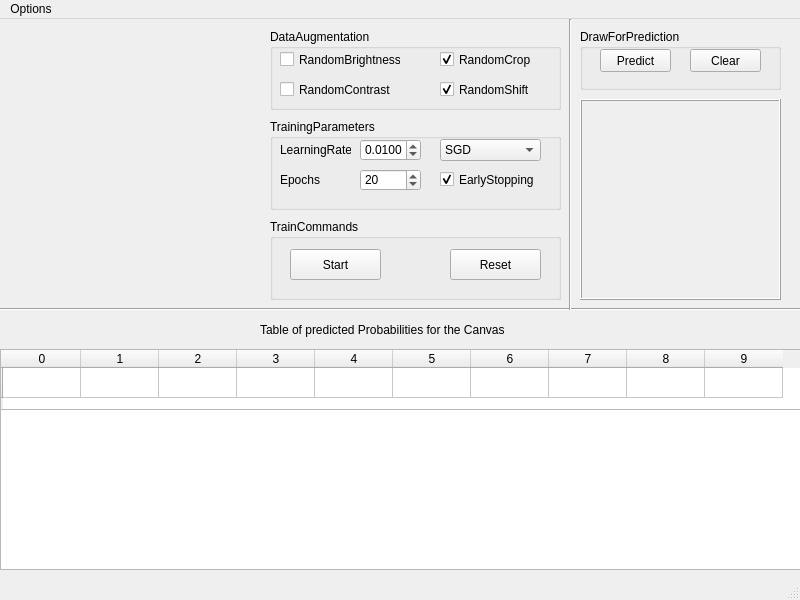
<?xml version="1.0" encoding="UTF-8"?>
<ui version="4.0">
 <class>MainWindow</class>
 <widget class="QMainWindow" name="MainWindow">
  <property name="geometry">
   <rect>
    <x>0</x>
    <y>0</y>
    <width>800</width>
    <height>600</height>
   </rect>
  </property>
  <property name="minimumSize">
   <size>
    <width>800</width>
    <height>600</height>
   </size>
  </property>
  <property name="windowTitle">
   <string>MainWindow</string>
  </property>
  <widget class="QWidget" name="centralwidget">
   <widget class="QTableWidget" name="tableWidget_PredPosibiity">
    <property name="geometry">
     <rect>
      <x>0</x>
      <y>330</y>
      <width>801</width>
      <height>61</height>
     </rect>
    </property>
    <property name="autoFillBackground">
     <bool>false</bool>
    </property>
    <property name="midLineWidth">
     <number>1</number>
    </property>
    <property name="editTriggers">
     <set>QAbstractItemView::NoEditTriggers</set>
    </property>
    <property name="alternatingRowColors">
     <bool>false</bool>
    </property>
    <property name="showGrid">
     <bool>true</bool>
    </property>
    <property name="gridStyle">
     <enum>Qt::SolidLine</enum>
    </property>
    <property name="rowCount">
     <number>1</number>
    </property>
    <attribute name="horizontalHeaderCascadingSectionResizes">
     <bool>false</bool>
    </attribute>
    <attribute name="horizontalHeaderDefaultSectionSize">
     <number>78</number>
    </attribute>
    <row>
     <property name="text">
      <string/>
     </property>
    </row>
    <column>
     <property name="text">
      <string>0</string>
     </property>
    </column>
    <column>
     <property name="text">
      <string>1</string>
     </property>
    </column>
    <column>
     <property name="text">
      <string>2</string>
     </property>
    </column>
    <column>
     <property name="text">
      <string>3</string>
     </property>
    </column>
    <column>
     <property name="text">
      <string>4</string>
     </property>
    </column>
    <column>
     <property name="text">
      <string>5</string>
     </property>
    </column>
    <column>
     <property name="text">
      <string>6</string>
     </property>
    </column>
    <column>
     <property name="text">
      <string>7</string>
     </property>
    </column>
    <column>
     <property name="text">
      <string>8</string>
     </property>
    </column>
    <column>
     <property name="text">
      <string>9</string>
     </property>
    </column>
   </widget>
   <widget class="QGroupBox" name="groupBox_DrawForPrediction">
    <property name="geometry">
     <rect>
      <x>580</x>
      <y>10</y>
      <width>201</width>
      <height>61</height>
     </rect>
    </property>
    <property name="title">
     <string>DrawForPrediction</string>
    </property>
    <widget class="QPushButton" name="pushButton_Predict">
     <property name="geometry">
      <rect>
       <x>20</x>
       <y>20</y>
       <width>71</width>
       <height>23</height>
      </rect>
     </property>
     <property name="text">
      <string>Predict</string>
     </property>
    </widget>
    <widget class="QPushButton" name="pushButton_ClearCanvas">
     <property name="geometry">
      <rect>
       <x>110</x>
       <y>20</y>
       <width>71</width>
       <height>23</height>
      </rect>
     </property>
     <property name="text">
      <string>Clear</string>
     </property>
    </widget>
   </widget>
   <widget class="QGroupBox" name="groupBox_DataAugmentation">
    <property name="geometry">
     <rect>
      <x>270</x>
      <y>10</y>
      <width>291</width>
      <height>81</height>
     </rect>
    </property>
    <property name="title">
     <string>DataAugmentation</string>
    </property>
    <widget class="QCheckBox" name="checkBox_RandomBrightness">
     <property name="geometry">
      <rect>
       <x>10</x>
       <y>20</y>
       <width>121</width>
       <height>21</height>
      </rect>
     </property>
     <property name="text">
      <string>RandomBrightness</string>
     </property>
     <property name="checked">
      <bool>false</bool>
     </property>
    </widget>
    <widget class="QCheckBox" name="checkBox_RandomCrop">
     <property name="geometry">
      <rect>
       <x>170</x>
       <y>20</y>
       <width>111</width>
       <height>21</height>
      </rect>
     </property>
     <property name="text">
      <string>RandomCrop</string>
     </property>
     <property name="checked">
      <bool>true</bool>
     </property>
    </widget>
    <widget class="QCheckBox" name="checkBox_RandomShift">
     <property name="geometry">
      <rect>
       <x>170</x>
       <y>50</y>
       <width>111</width>
       <height>21</height>
      </rect>
     </property>
     <property name="text">
      <string>RandomShift</string>
     </property>
     <property name="checked">
      <bool>true</bool>
     </property>
    </widget>
    <widget class="QCheckBox" name="checkBox_RandomContrast">
     <property name="geometry">
      <rect>
       <x>10</x>
       <y>50</y>
       <width>121</width>
       <height>21</height>
      </rect>
     </property>
     <property name="text">
      <string>RandomContrast</string>
     </property>
     <property name="checked">
      <bool>false</bool>
     </property>
    </widget>
   </widget>
   <widget class="QTextBrowser" name="textBrowser_Console">
    <property name="geometry">
     <rect>
      <x>0</x>
      <y>390</y>
      <width>801</width>
      <height>161</height>
     </rect>
    </property>
    <property name="font">
     <font>
      <family>Noto Sans Mono CJK SC Regular</family>
      <pointsize>11</pointsize>
     </font>
    </property>
    <property name="acceptDrops">
     <bool>false</bool>
    </property>
    <property name="openLinks">
     <bool>false</bool>
    </property>
   </widget>
   <widget class="QGroupBox" name="groupBox_TrainCommands">
    <property name="geometry">
     <rect>
      <x>270</x>
      <y>200</y>
      <width>291</width>
      <height>81</height>
     </rect>
    </property>
    <property name="title">
     <string>TrainCommands</string>
    </property>
    <widget class="QPushButton" name="pushButton_TrainStart">
     <property name="geometry">
      <rect>
       <x>20</x>
       <y>30</y>
       <width>91</width>
       <height>31</height>
      </rect>
     </property>
     <property name="text">
      <string>Start</string>
     </property>
    </widget>
    <widget class="QPushButton" name="pushButton_TrainReset">
     <property name="geometry">
      <rect>
       <x>180</x>
       <y>30</y>
       <width>91</width>
       <height>31</height>
      </rect>
     </property>
     <property name="text">
      <string>Reset</string>
     </property>
    </widget>
   </widget>
   <widget class="QLabel" name="label_TableTitle">
    <property name="geometry">
     <rect>
      <x>260</x>
      <y>300</y>
      <width>291</width>
      <height>21</height>
     </rect>
    </property>
    <property name="text">
     <string>Table of predicted Probabilities for the Canvas</string>
    </property>
   </widget>
   <widget class="Line" name="line">
    <property name="geometry">
     <rect>
      <x>0</x>
      <y>280</y>
      <width>801</width>
      <height>21</height>
     </rect>
    </property>
    <property name="orientation">
     <enum>Qt::Horizontal</enum>
    </property>
   </widget>
   <widget class="QGroupBox" name="groupBox_TrainingParameters">
    <property name="geometry">
     <rect>
      <x>270</x>
      <y>100</y>
      <width>291</width>
      <height>91</height>
     </rect>
    </property>
    <property name="title">
     <string>TrainingParameters</string>
    </property>
    <widget class="QLabel" name="label_LearningRate">
     <property name="geometry">
      <rect>
       <x>10</x>
       <y>20</y>
       <width>71</width>
       <height>21</height>
      </rect>
     </property>
     <property name="text">
      <string>LearningRate</string>
     </property>
    </widget>
    <widget class="QDoubleSpinBox" name="doubleSpinBox_LearningRate">
     <property name="geometry">
      <rect>
       <x>90</x>
       <y>20</y>
       <width>61</width>
       <height>22</height>
      </rect>
     </property>
     <property name="buttonSymbols">
      <enum>QAbstractSpinBox::UpDownArrows</enum>
     </property>
     <property name="accelerated">
      <bool>true</bool>
     </property>
     <property name="decimals">
      <number>4</number>
     </property>
     <property name="minimum">
      <double>0.000100000000000</double>
     </property>
     <property name="maximum">
      <double>3.000000000000000</double>
     </property>
     <property name="singleStep">
      <double>0.010000000000000</double>
     </property>
     <property name="value">
      <double>0.010000000000000</double>
     </property>
    </widget>
    <widget class="QLabel" name="label_Epochs">
     <property name="geometry">
      <rect>
       <x>10</x>
       <y>50</y>
       <width>71</width>
       <height>21</height>
      </rect>
     </property>
     <property name="text">
      <string>Epochs</string>
     </property>
    </widget>
    <widget class="QSpinBox" name="spinBox_Epochs">
     <property name="geometry">
      <rect>
       <x>90</x>
       <y>50</y>
       <width>61</width>
       <height>22</height>
      </rect>
     </property>
     <property name="accelerated">
      <bool>true</bool>
     </property>
     <property name="minimum">
      <number>1</number>
     </property>
     <property name="maximum">
      <number>1000</number>
     </property>
     <property name="value">
      <number>20</number>
     </property>
    </widget>
    <widget class="QCheckBox" name="checkBox_EarlyStopping">
     <property name="geometry">
      <rect>
       <x>170</x>
       <y>50</y>
       <width>101</width>
       <height>21</height>
      </rect>
     </property>
     <property name="toolTip">
      <string>&lt;html&gt;&lt;head/&gt;&lt;body&gt;&lt;p&gt;&lt;span style=&quot; font-size:12pt;&quot;&gt;Early Stopping after 5 epochs if the model not improved.&lt;/span&gt;&lt;/p&gt;&lt;/body&gt;&lt;/html&gt;</string>
     </property>
     <property name="text">
      <string>EarlyStopping</string>
     </property>
     <property name="checked">
      <bool>true</bool>
     </property>
    </widget>
    <widget class="QComboBox" name="comboBox_Optimizers">
     <property name="geometry">
      <rect>
       <x>170</x>
       <y>20</y>
       <width>101</width>
       <height>22</height>
      </rect>
     </property>
     <property name="toolTip">
      <string>&lt;html&gt;&lt;head/&gt;&lt;body&gt;&lt;p&gt;&lt;span style=&quot; font-size:12pt;&quot;&gt;Optimizers&lt;/span&gt;&lt;/p&gt;&lt;/body&gt;&lt;/html&gt;</string>
     </property>
     <item>
      <property name="text">
       <string>SGD</string>
      </property>
     </item>
     <item>
      <property name="text">
       <string>Adam</string>
      </property>
     </item>
     <item>
      <property name="text">
       <string>RmsProp</string>
      </property>
     </item>
    </widget>
   </widget>
   <widget class="Line" name="line_2">
    <property name="geometry">
     <rect>
      <x>560</x>
      <y>0</y>
      <width>20</width>
      <height>291</height>
     </rect>
    </property>
    <property name="orientation">
     <enum>Qt::Vertical</enum>
    </property>
   </widget>
   <widget class="QFrame" name="frame_Canvas">
    <property name="geometry">
     <rect>
      <x>580</x>
      <y>80</y>
      <width>201</width>
      <height>201</height>
     </rect>
    </property>
    <property name="toolTip">
     <string>&lt;html&gt;&lt;head/&gt;&lt;body&gt;&lt;p&gt;&lt;br/&gt;&lt;/p&gt;&lt;/body&gt;&lt;/html&gt;</string>
    </property>
    <property name="frameShape">
     <enum>QFrame::Box</enum>
    </property>
    <property name="frameShadow">
     <enum>QFrame::Raised</enum>
    </property>
   </widget>
   <zorder>frame_Canvas</zorder>
   <zorder>tableWidget_PredPosibiity</zorder>
   <zorder>groupBox_DrawForPrediction</zorder>
   <zorder>groupBox_DataAugmentation</zorder>
   <zorder>textBrowser_Console</zorder>
   <zorder>groupBox_TrainCommands</zorder>
   <zorder>label_TableTitle</zorder>
   <zorder>line</zorder>
   <zorder>groupBox_TrainingParameters</zorder>
   <zorder>line_2</zorder>
  </widget>
  <widget class="QMenuBar" name="menubar">
   <property name="geometry">
    <rect>
     <x>0</x>
     <y>0</y>
     <width>800</width>
     <height>23</height>
    </rect>
   </property>
   <widget class="QMenu" name="menuOptions">
    <property name="title">
     <string>Options</string>
    </property>
    <addaction name="actionQuit"/>
   </widget>
   <addaction name="menuOptions"/>
  </widget>
  <widget class="QStatusBar" name="statusbar"/>
  <action name="actionQuit">
   <property name="text">
    <string>Quit</string>
   </property>
  </action>
 </widget>
 <resources/>
 <connections>
  <connection>
   <sender>actionQuit</sender>
   <signal>triggered()</signal>
   <receiver>MainWindow</receiver>
   <slot>close()</slot>
   <hints>
    <hint type="sourcelabel">
     <x>-1</x>
     <y>-1</y>
    </hint>
    <hint type="destinationlabel">
     <x>399</x>
     <y>299</y>
    </hint>
   </hints>
  </connection>
 </connections>
</ui>
